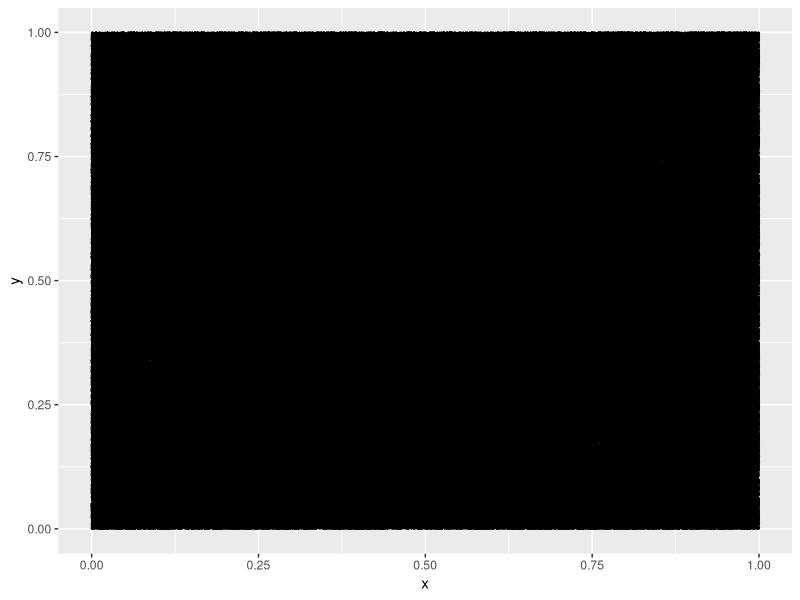

The R script that drew this image: (Note: this script raises an error after producing the figure.)
library(ggplot2)
x <- runif(1000000, min = 0, max = 1.0)
y <- runif(1000000, min = 0, max = 1.0)
df <- data.frame(x, y)
ggplot(df, aes(x, y)) +
    geom_point(size = 0.1) +
    ggsave("million_ggplot2.pdf")

# save as pdf
# - 15.5 s
# save as png
# - can't save because of some font error.
